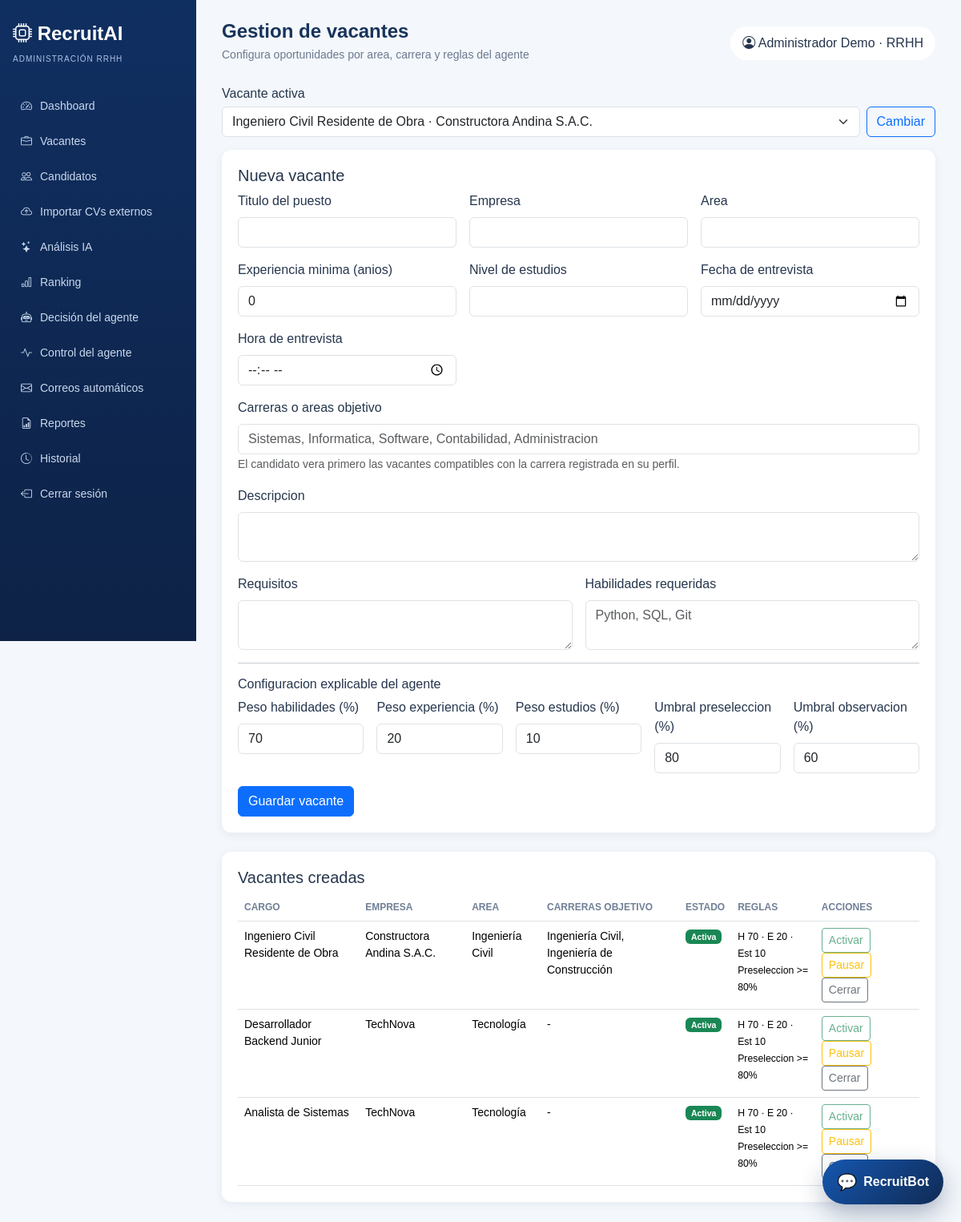
The page /vacantes (signed in) on the database its author committed.
### tables this page shows
CREATE TABLE vacantes (
        id INTEGER PRIMARY KEY AUTOINCREMENT, titulo TEXT NOT NULL, empresa TEXT NOT NULL,
        area TEXT, descripcion TEXT, requisitos TEXT, habilidades TEXT, experiencia INTEGER DEFAULT 0,
        estudios TEXT, fecha_entrevista TEXT, hora_entrevista TEXT, estado TEXT DEFAULT 'Activa',
        fecha_creacion TEXT DEFAULT CURRENT_TIMESTAMP
    , peso_habilidades INTEGER DEFAULT 70, peso_experiencia INTEGER DEFAULT 20, peso_estudios INTEGER DEFAULT 10, umbral_preseleccion INTEGER DEFAULT 80, umbral_observacion INTEGER DEFAULT 60, carreras_objetivo TEXT);

### app.py (the view, shortened to what this page needs)
@app.route("/admin/vacantes", methods=["GET", "POST"])
@app.route("/vacantes", methods=["GET", "POST"])
@role_required("admin")
def vacantes():
    return render_template("vacantes.html", vacantes=obtener_vacantes())

### app.py (called while the page is built)
def role_required(role):
    def decorator(view):
        @wraps(view)
        def wrapped(*args, **kwargs):
            if "usuario_id" not in session:
                return redirect(url_for("login"))
            if session.get("rol") != role:
                endpoint = "admin_dashboard" if session.get("rol") == "admin" else "candidate_dashboard"
                flash("No tienes permisos para acceder a esa sección.", "warning")
                return redirect(url_for(endpoint))
            return view(*args, **kwargs)
        return wrapped
    return decorator

def _vacante_actual():
    vacantes = obtener_vacantes(solo_activas=True) or obtener_vacantes()
    return vacantes[0] if vacantes else None

def _vacante_seleccionada():
    vacante_id = session.get("vacante_id")
    return obtener_vacante_por_id(vacante_id) or _vacante_actual()

@app.context_processor
def inject_csrf_token():
    def csrf_token():
        if "_csrf_token" not in session:
            session["_csrf_token"] = secrets.token_hex(24)
        return session["_csrf_token"]
    context = {"csrf_token": csrf_token}
    if session.get("rol") == "admin":
        context["nav_vacantes"] = obtener_vacantes()
        context["nav_vacante"] = _vacante_seleccionada()
    return context

@app.before_request
def csrf_protect():
    if request.method == "POST":
        expected = session.get("_csrf_token", "")
        payload = request.get_json(silent=True) or {}
        received = request.form.get("_csrf_token", "") or request.headers.get("X-CSRFToken", "") or payload.get("_csrf_token", "")
        if not expected or not hmac.compare_digest(expected, received):
            flash("La solicitud expiró o no es válida. Inténtalo nuevamente.", "warning")
            if request.is_json:
                return jsonify({"error": "csrf", "message": "Solicitud expirada o no valida."}), 400
            return redirect(request.referrer or url_for("landing"))

### modules/database.py (called while the page is built)
def _connection():
    DB_PATH.parent.mkdir(exist_ok=True)
    connection = sqlite3.connect(DB_PATH)
    connection.row_factory = sqlite3.Row
    connection.execute("PRAGMA foreign_keys = ON")
    return connection

def _rows(query, params=()):
    with _connection() as connection:
        return [dict(row) for row in connection.execute(query, params).fetchall()]

def obtener_vacantes(solo_activas=False):
    query = "SELECT * FROM vacantes"
    if solo_activas:
        query += " WHERE estado='Activa'"
    return _rows(query + " ORDER BY id DESC")

### templates/vacantes.html (shortened to what this page needs)
{% extends 'base_admin.html' %}{% block heading %}Gestion de vacantes{% endblock %}{% block subheading %}Configura oportunidades por area, carrera y reglas del agente{% endblock %}
{% block content %}
<div class="panel mb-4">
  <h5>Nueva vacante</h5>
  <form method="post">
    <div class="row g-3">
      {% for name,label in [('titulo','Titulo del puesto'),('empresa','Empresa'),('area','Area'),('experiencia','Experiencia minima (anios)'),('estudios','Nivel de estudios'),('fecha_entrevista','Fecha de entrevista'),('hora_entrevista','Hora de entrevista')] %}
      <div class="col-md-4">
        <label class="form-label">{{label}}</label>
        <input class="form-control" name="{{name}}" {% if name=='fecha_entrevista' %}type="date"{% elif name=='hora_entrevista' %}type="time"{% elif name=='experiencia' %}type="number" value="0" min="0"{% endif %} {% if name in ['titulo','empresa'] %}required{% endif %}>
      </div>
      {% endfor %}
      <div class="col-12">
        <label class="form-label">Carreras o areas objetivo</label>
        <input class="form-control" name="carreras_objetivo" placeholder="Sistemas, Informatica, Software, Contabilidad, Administracion">
        <small class="text-muted">El candidato vera primero las vacantes compatibles con la carrera registrada en su perfil.</small>
      </div>
      <div class="col-12"><label class="form-label">Descripcion</label><textarea class="form-control" name="descripcion"></textarea></div>
      <div class="col-md-6"><label class="form-label">Requisitos</label><textarea class="form-control" name="requisitos"></textarea></div>
      <div class="col-md-6"><label class="form-label">Habilidades requeridas</label><textarea class="form-control" name="habilidades" placeholder="Python, SQL, Git"></textarea></div>
    </div>
    <hr>
    <h6>Configuracion explicable del agente</h6>
    <div class="row g-3">
      {% for name,label,value in [('peso_habilidades','Peso habilidades (%)',70),('peso_experiencia','Peso experiencia (%)',20),('peso_estudios','Peso estudios (%)',10),('umbral_preseleccion','Umbral preseleccion (%)',80),('umbral_observacion','Umbral observacion (%)',60)] %}
      <div class="col-md"><label class="form-label">{{label}}</label><input class="form-control" name="{{name}}" type="number" min="0" max="100" value="{{value}}" required></div>
      {% endfor %}
    </div>
    <button class="btn btn-primary mt-3">Guardar vacante</button>
  </form>
</div>
<div class="panel">
  <h5>Vacantes creadas</h5>
  <div class="table-responsive"><table class="table"><thead><tr><th>Cargo</th><th>Empresa</th><th>Area</th><th>Carreras objetivo</th><th>Estado</th><th>Reglas</th><th>Acciones</th></tr></thead><tbody>
  {% for item in vacantes %}
  <tr><td>{{item.titulo}}</td><td>{{item.empresa}}</td><td>{{item.area or '-'}}</td><td>{{item.carreras_objetivo or '-'}}</td><td><span class="badge {% if item.estado == 'Activa' %}text-bg-success{% elif item.estado == 'Pausada' %}text-bg-warning{% else %}text-bg-secondary{% endif %}">{{item.estado}}</span></td><td><small>H {{item.peso_habilidades }} · E {{item.peso_experiencia}} · Est {{item.peso_estudios}}<br>Preseleccion >= {{item.umbral_preseleccion}}%</small></td><td>{% for estado,label,color in [('Activa','Activar','success'),('Pausada','Pausar','warning'),('Cerrada','Cerrar','secondary')] %}<form class="d-inline" method="post" action="{{url_for('cambiar_estado_vacante',vacante_id=item.id,estado=estado)}}"><input type="hidden" name="_csrf_token" value="{{csrf_token()}}"><button class="btn btn-sm btn-outline-{{color}}" {% if item.estado == estado %}disabled{% endif %}>{{label}}</button></form> {% endfor %}</td></tr>
  {% endfor %}
  </tbody></table></div>
</div>
{% endblock %}

### static/css/style.css (style rules this page uses)
:root { --blue:#1557b0;--navy:#102a54;--bg:#f4f7fb;--muted:#6b7a90 }
* { box-sizing:border-box }
body { background:var(--bg);color:#26364d;font-family:Arial,sans-serif }
.panel,.metric-card { background:white;border-radius:12px;box-shadow:0 3px 12px #26466d12;padding:20px }
.table { font-size:14px;margin-bottom:0 }
.table th { color:#708096;font-size:12px;text-transform:uppercase }

### rows shown on the page
vacantes: titulo "Ingeniero Civil Residente de Obra", empresa "Constructora Andina S.A.C.", area "Ingeniería Civil", carreras_objetivo "Ingeniería Civil, Ingeniería de Construcción", estado "Activa", peso_habilidades "70", peso_experiencia "20", peso_estudios "10", umbral_preseleccion "80", label "Activar" "Pausar" "Cerrar"
vacantes: titulo "Desarrollador Backend Junior", empresa "TechNova", area "Tecnología", carreras_objetivo "-", estado "Activa", peso_habilidades "70", peso_experiencia "20", peso_estudios "10", umbral_preseleccion "80", label "Activar" "Pausar" "Cerrar"
vacantes: titulo "Analista de Sistemas", empresa "TechNova", area "Tecnología", carreras_objetivo "-", estado "Activa", peso_habilidades "70", peso_experiencia "20", peso_estudios "10", umbral_preseleccion "80", label "Activar" "Pausar" "Cerrar"

### other values the page prints
{{ label }} "Dashboard" "Vacantes" "Candidatos" "Importar CVs externos" "Análisis IA" "Ranking" "Decisión del agente" "Control del agente" "Correos automáticos" "Reportes" "Historial"
{{ session.usuario }} "Administrador Demo"
{{ label }} "Titulo del puesto" "Empresa" "Area" "Experiencia minima (anios)" "Nivel de estudios" "Fecha de entrevista" "Hora de entrevista"
{{ label }} "Peso habilidades (%)" "Peso experiencia (%)" "Peso estudios (%)" "Umbral preseleccion (%)" "Umbral observacion (%)"
form field value "Ingeniero Civil Residente de Obra · Constructora Andina S.A.C."
